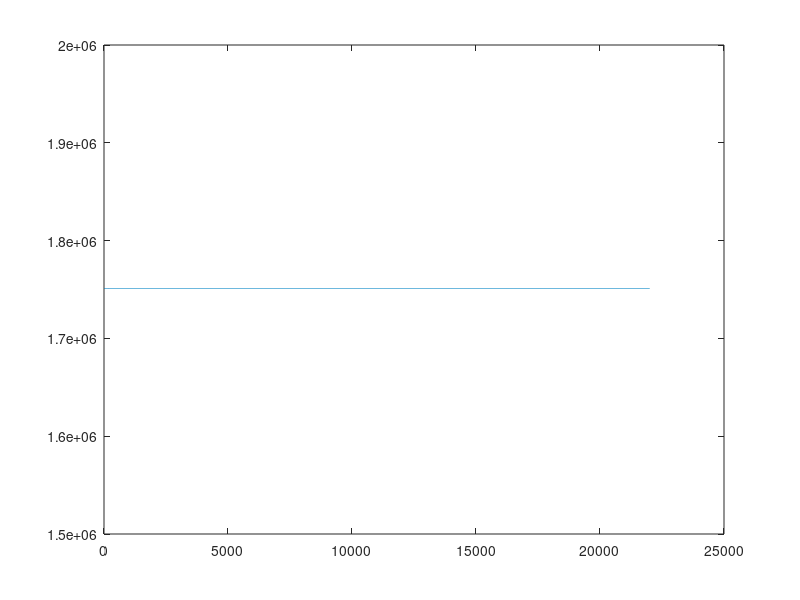

This figure's MATLAB source:
clear all

timerange = [0 4*5500];

  %G = 6.672*10^-11; %(*Gravitational Constant*)
  %M = 5.97219*10^24 ; %(*Mass of Earth*)
  %R = 6.378 *10^6; %(*Radius of Earth*)
  %r = R + 150000;
  %mu = G * M;
  %v = sqrt((mu/r));
  init = [171.217 (pi/2 - 50*(pi)/180) 1750945.775 0];

%options = odeset("InitialStep", 1e-3, "MaxStep", 1e-3);
options = odeset('RelTol',1e-10,'AbsTol',1e-11*ones(1,4), 'MaxStep', 3);%, 'NormControl', 'on');
[t, y] = ode45(@gt, timerange, init, options);

plot(t, y(:,3));
